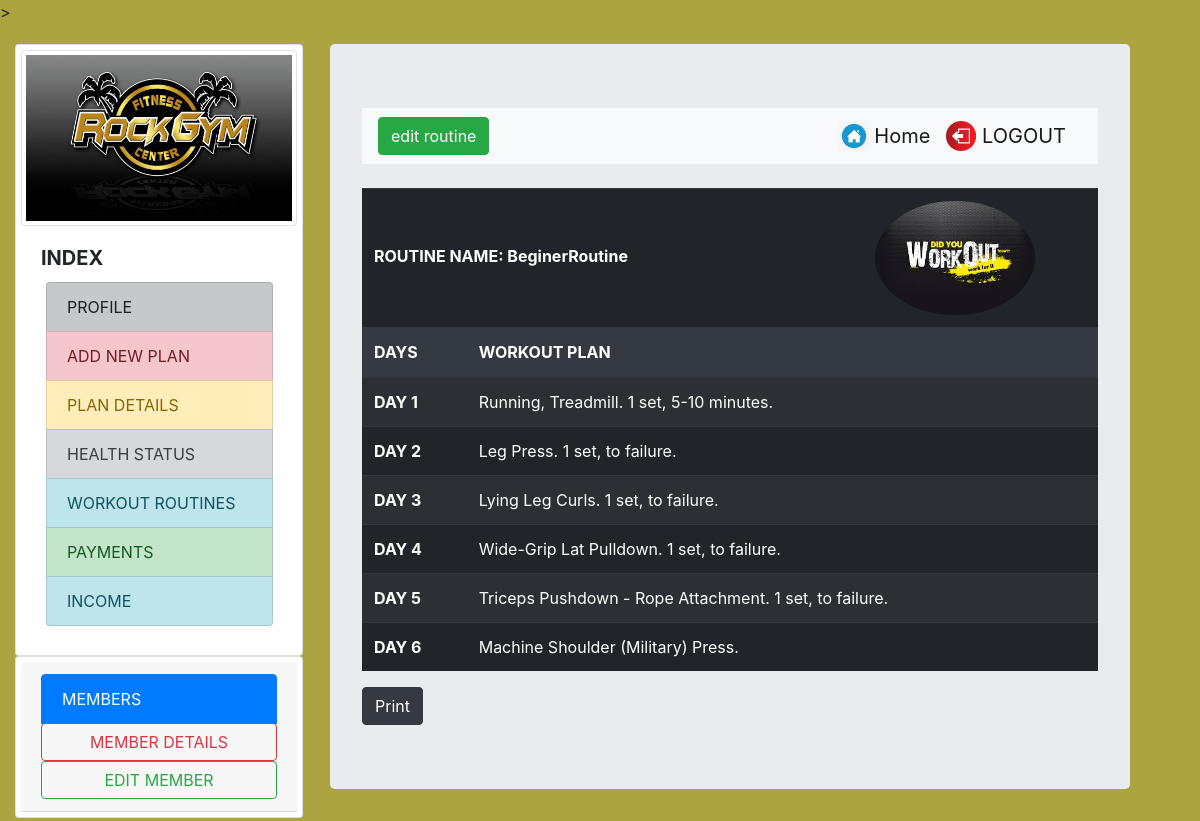
The app's page /viewdetailroutine.php?id=12324 with its own data.
### tables this page shows
CREATE TABLE `timetable` (
  `tid` varchar(12) NOT NULL,
  `tname` varchar(45) DEFAULT NULL,
  `day1` varchar(200) DEFAULT NULL,
  `day2` varchar(200) DEFAULT NULL,
  `day3` varchar(200) DEFAULT NULL,
  `day4` varchar(200) DEFAULT NULL,
  `day5` varchar(200) DEFAULT NULL,
  `day6` varchar(200) DEFAULT NULL
);

### viewdetailroutine.php (the view, shortened to what this page needs)
<?php
require 'include/db_conn.php';
?>
<!DOCTYPE html>
<html lang="en" dir="ltr">
  <head>
    <head>
      <link rel="stylesheet" href="https://maxcdn.bootstrapcdn.com/bootstrap/4.0.0-beta/css/bootstrap.min.css">
    </head>
  </head>
  <body>
  <div class="container-fluid">
        <div class="row"style="padding-top:20px;">
              <?php include('sidenav.php'); ?>
              <div class="col-md-8">
              <div class="container">
    <div class="jumbotron" style="width:800px  ;" >
           <nav class="navbar navbar-light bg-light">
            <ul class="navbar-nav mr-auto">
              <li class="nav-item active">
  <a class="btn btn-success" href="editroutine.php">edit routine <span class="sr-only">(current)</span></a>          </li></ul>
          <a class="navbar-brand" href="new_entry.php">
            <img src="images/98.png" width="30" height="30" class="d-inline-block align-top" alt="">
            Home
          </a>
            <a class="navbar-brand" href="index.php">
              <img src="images/90.jfif" width="30" height="30" class="d-inline-block align-top" alt="">
              LOGOUT
            </a>
          </nav>
    <br>
    		<?php
    		$id=$_GET['id'];
    		$sql="Select * from timetable t Where t.tid=$id";
    		$res=mysqli_query($con, $sql);
    					 if($res){
    						      	$row=mysqli_fetch_array($res,MYSQLI_ASSOC);
    						      }
    		?>
<div id="div1">
    <table class="table table-striped table-dark" >
      <thead class="thead-dark">
        <tr>
          <td height="87" colspan="2"><b>ROUTINE NAME: <?php echo $row['tname'] ?> </B>
            <span align="right"> <img src="images/34.jFIF"class="rounded-circle"width="160" height="114"  alt=""/></span></td>
          </tr>
        <tr>
          <th class="bg-dark" style="color:white;">DAYS</th>
          <th class="bg-dark" style="color:white;">WORKOUT PLAN</th>
        </tr>
      </thead>
      <tbody>
        <tr>
          <th scope="row">DAY 1</th>
          <td><?php echo $row['day1'] ?></td>
        </tr>
        <tr>
          <th scope="row">DAY 2</th>
          <td><?php echo $row['day2'] ?></td>
        </tr>
        <tr>
          <th scope="row">DAY 3</th>
          <td><?php echo $row['day3'] ?></td>
        </tr>
        <tr>
          <th scope="row">DAY 4</th>
          <td><?php echo $row['day4'] ?></td>
        </tr>
        <tr>
          <th scope="row">DAY 5</th>
          <td><?php echo $row['day5'] ?></td>
        </tr>
        <tr>
          <th scope="row">DAY 6</th>
          <td><?php echo $row['day6'] ?></td>
        </tr>
      </tbody>
    </table>
  </div>
<input type="button" class="btn btn-dark" onclick="printDiv('div1')" value="Print" />
  </div>	</div>	</div>
    </body>
</html>

### viewdetailroutine.php (style rules this page uses)
body { background-color: #7AAC83; }

### sidenav.php (style rules this page uses)
body { background-color: #ABA440; }

### records on screen
timetable: tname "BeginerRoutine", day1 "Running, Treadmill. 1 set, 5-10 minutes.", day2 "Leg Press. 1 set, to failure.", day3 "Lying Leg Curls. 1 set, to failure.", day4 "Wide-Grip Lat Pulldown. 1 set, to failure.", day5 "Triceps Pushdown - Rope Attachment. 1 set, to failure.", day6 "Machine Shoulder (Military) Press."
